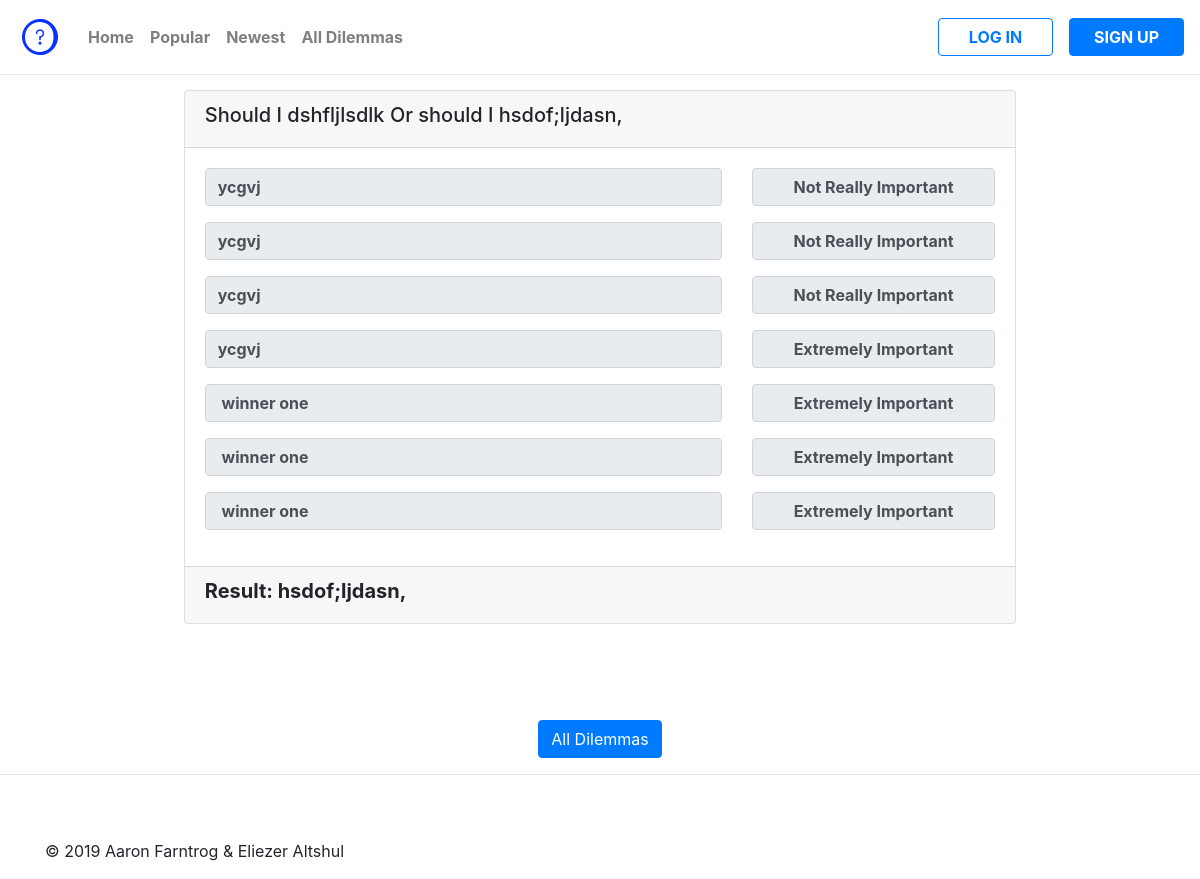
The page /test_reason/11/ on the database its author committed.
### easydilemma/models.py (models this page shows, shortened)
class ReasonPartOne(models.Model):
    dilemma = models.ForeignKey(DilemmaPartOne, default=None, related_name="reason_part_one", on_delete=models.CASCADE)
    reason = models.TextField()
    selected_option = models.CharField(max_length=50)

class DilemmaPartTwo(models.Model):
    dilemma_part_two = models.CharField(max_length=500)
    def __str__(self):
        return self.dilemma_part_two[:50]

### easydilemma/views.py (the view)
# urls.py: path('test_reason/<int:dilemma_id>/', views.test_reason, name="test_reason"),
def test_reason(request, dilemma_id):
    my_dilemma = Dilemma.objects.get(id=dilemma_id)
    dilemma_1_id = my_dilemma.dilemma_part_one.id
    dilemma_2_id = my_dilemma.dilemma_part_two.id
    dilemma_part_one = DilemmaPartOne.objects.get(id=dilemma_1_id)
    dilemma_part_two = DilemmaPartTwo.objects.get(id=dilemma_2_id)
    all_reasons_1 = request.POST.getlist('reason1')
    all_select_elements_1 = request.POST.getlist('form-first-half-select')
    for i in range(len(all_reasons_1)):
        reason_model = ReasonPartOne()
        reason_model.reason = all_reasons_1[i]
        reason_model.selected_option = all_select_elements_1[i]
        reason_model.dilemma = dilemma_part_one
        reason_model.save()
    all_reason_2 = request.POST.getlist('reason_2')
    all_select_elements_2 = request.POST.getlist('form-second-half-select')
    for i in range(len(all_reason_2)):
        reason_model = ReasonPartTwo()
        reason_model.reason = all_reason_2[i]
        reason_model.selected_option = all_select_elements_2[i]
        reason_model.dilemma = dilemma_part_two
        reason_model.save()
    dilemma_result = result(request, all_select_elements_1, all_select_elements_2,my_dilemma )
    list_of_reasons_one = ReasonPartOne.objects.filter(dilemma=dilemma_part_one)
    list_of_reasons_two = ReasonPartTwo.objects.filter(dilemma=dilemma_part_two)
    context = {
        'full_dilemma': f"Should I {my_dilemma.dilemma_part_one} Or should I {my_dilemma.dilemma_part_two}",
        'dilemma_part_one': my_dilemma.dilemma_part_one,
        'dilemma_part_two': my_dilemma.dilemma_part_two,
        'all_dilemma_one_reasons': list_of_reasons_one,
        'all_dilemma_two_reasons': list_of_reasons_two,
        'result': dilemma_result,
    }
    return render(request, 'easydilemma/dilemma_result.html', context)

### easydilemma/models.py (called while the page is built)
    def __str__(self):
        return self.dilemma_part_one[:50]

### easydilemma/views.py (called while the page is built)
def result(request, all_select_elements_1, all_select_elements_2, my_dilemma ):
    total_dilemma_1 = 0
    for val in all_select_elements_1:
        total_dilemma_1 += int(val)
    total_dilemma_2 = 0
    for val in all_select_elements_2:
        total_dilemma_2 += int(val)
    if total_dilemma_1 > total_dilemma_2:
        return my_dilemma.dilemma_part_one
    else:
        return my_dilemma.dilemma_part_two

### easydilemma/templates/easydilemma/dilemma_result.html (shortened to what this page needs)
<!DOCTYPE html>
<html lang="en">
<head>
    {% load static %}
    <link rel="stylesheet" href="https://maxcdn.bootstrapcdn.com/bootstrap/4.0.0/css/bootstrap.min.css">
    <link rel="stylesheet" href="../../static/easydilemma/css/main.css">
    <link rel="stylesheet" href="https://use.fontawesome.com/releases/v5.8.1/css/all.css">
</head>
<body>
    <header class="header">
        <nav class="navbar navbar-expand-lg fixed-top shadow navbar-light bg-white">
            <div class="d-flex">
                <a class="navbar-brand grow" href="{% url 'index' %}" id="logo"><img src="{% static '../static/easydilemma/images/question.png' %}" id="logo" alt="Question mark"></a>
            </div>
            <div class="collapse navbar-collapse" id="navbarCollapse">
                <ul class="navbar-nav">
                <li class="nav-item" ><a  href="{% url 'index' %}" class="nav-link font-weight-bold">Home</a></li>
                <li class="nav-item "><a  href="{% url 'all_dilemmas' %}" class="nav-link font-weight-bold">Popular</a></li>
                <li class="nav-item"><a  href="{% url 'all_dilemmas' %}" class="nav-link font-weight-bold">Newest</a></li>
                <li class="nav-item"><a  href="{% url 'all_dilemmas' %}" class="nav-link font-weight-bold">All Dilemmas</a></li>
                </ul>
                <ul class="navbar-nav ml-auto">
                <li class="nav-item ml-lg-3 "><button class="btn btn-outline-primary navbar_btn" id="login-overlay-button" data-toggle="modal" data-target="#login-modal"><strong>LOG IN</strong></button></li>
                <li class="nav-item ml-lg-3 "><button class="btn btn-primary navbar_btn" data-toggle="modal" data-target="#signup-modal"><strong>SIGN UP</strong></button></li>
                </ul>
            </div>
        </nav>
        </header>
<div class="container">
        <div class="card w-75 mx-auto">
            <div class="card-header">
                <h5>{{ full_dilemma }}</h5>
            </div>
            <div class="card-body">
                {% for reason in all_dilemma_one_reasons %}
                <div class="row mb-3">
                    <div class="col-md-8">
                        <input type="text" class="form-control font-weight-bold expand-reason text-truncate" value="{{ reason.reason }}" readonly>
                    </div>
                    <div class="col-md-4">
                        {% if reason.selected_option == "1" %}
                            <input type="text" class="form-control text-center font-weight-bold" value="Not Really Important" readonly>
                        {% elif reason.selected_option == "2" %}
                            <input type="text" class="form-control text-center font-weight-bold" value="Somewhat Important" readonly>
                        {% elif reason.selected_option == "3" %}
                            <input type="text" class="form-control text-center font-weight-bold" value="Important" readonly>
                        {% elif reason.selected_option == "4" %}
                            <input type="text" class="form-control text-center font-weight-bold" value="Very Important" readonly>
                        {% elif reason.selected_option == "5" %}
                            <input type="text" class="form-control text-center font-weight-bold" value="Extremely Important" readonly>
                        {% endif %}
                    </div>
                </div>
                {% endfor %}
            </div>
        <div class="card-footer">
            <h5 class="font-weight-bold">Result: {{ result }}</span> </h5>
        </div>
    </div>
</div>
<br> <br>
<div class="container mb-3 mt-5 text-center" >
    <a  href="{% url 'all_dilemmas' %}" class="btn btn-primary">All Dilemmas</a>
</div>
    <hr>
    <footer class="container pt-5">
        <div class="float-right"><a href="#" id="back-to-top"></a></div>
        <p>&copy; 2019 Aaron Farntrog & Eliezer Altshul</p>
    </footer>
</body>
</html>

### easydilemma/static/easydilemma/css/main.css (style rules this page uses)
.navbar_btn { width: 115px; }
.navbar { border-bottom:1px solid #e7e7e7; }
body { padding-top:90px; }
#back-to-top { background-image: url("https://img.icons8.com/ios/30/000000/circled-up-2.png"); display: block; width: 30px; height: 30px; }

### rows shown on the page
ReasonPartOne: reason "ycgvj"
ReasonPartOne: reason "ycgvj"
ReasonPartOne: reason "ycgvj"
ReasonPartOne: reason "ycgvj"
ReasonPartOne: reason "winner one"
ReasonPartOne: reason "winner one"
ReasonPartOne: reason "winner one"
DilemmaPartTwo: dilemma_part_two "hsdof;ljdasn,"

### other values the page prints
{{ full_dilemma }} "Should I dshfljlsdlk Or should I hsdof;ljdasn,"
